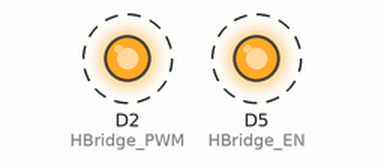
The program below on a simulated Arduino Zero (SAMD21). On the bench: output pins drawn as LEDs (lit = HIGH). Dashed ring = blinking.

Above: at 0.5 s.
Timing chart, 0 to 4.6 s (numbered marks = the images above):
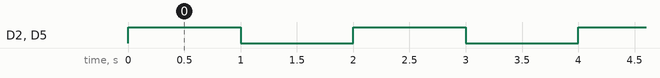

The program:

main.cpp
```cpp
#include <Arduino.h>

const int HBridge_PWM = 2; //Add pins here
const int HBridge_EN = 5;
// const int ISEN = A4;

float current = 0;

void setup() {
  pinMode(HBridge_PWM, OUTPUT);
  pinMode(HBridge_EN, OUTPUT);
  //Serial.begin(9600);
  delay(1);  //Wait after powering on.

  /*//Optional Printing
  Serial.println("Starting WTX in 3");
  delay(1);
  Serial.print("...2");
  delay(1);
  Serial.print("...1");
  delay(1);
  Serial.print("....POW");*/

  //digitalWrite(HBridge_EN, HIGH);
  //analogWrite(HBridge_PWM, 127); //TODO edit this to use the tone lib to set freq
  //tone(HBridge_PWM, 100000); // 100kHz default first try.
}

void loop() {
  /*//analogReadResolution(12); //try for better resolution if not reading 0-4095
  current = analogRead(ISEN);
  //current = current * (5.0 / 1023.0);   //TODO
  Serial.println(current);
  delay(1); //Sample delay try changing*/
  digitalWrite(HBridge_EN, HIGH);   // turn the LED on (HIGH is the voltage level)
  digitalWrite(HBridge_PWM, HIGH);
  delay(1000);                       // wait for a second
  digitalWrite(HBridge_EN, LOW);    // turn the LED off by making the voltage LOW
  digitalWrite(HBridge_PWM, LOW);
  delay(1000);
}
```

Measured:
- by itself, D2 (HBridge_PWM), D5 (HBridge_EN): alternates HIGH for 1.0 s and LOW for 1.0 s
